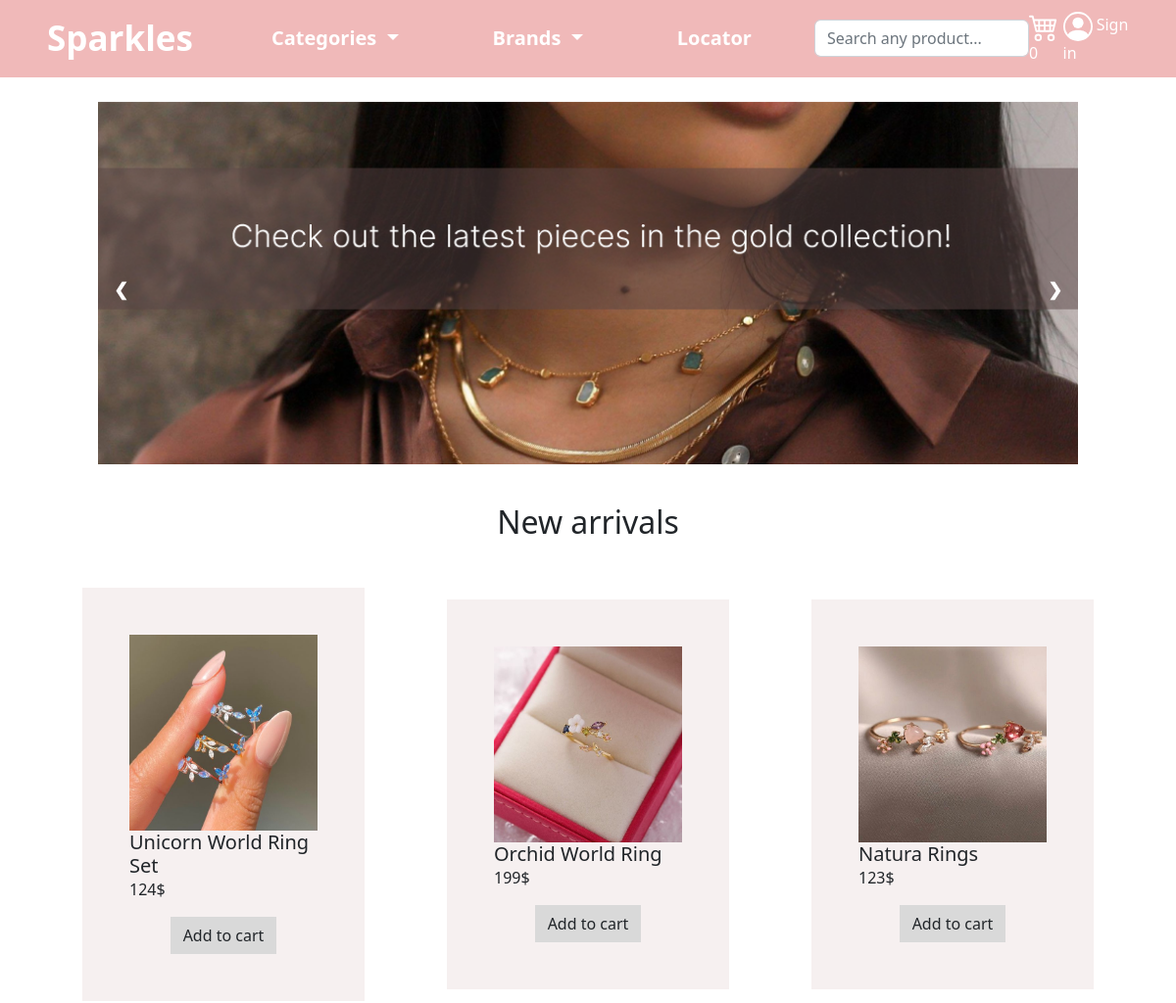
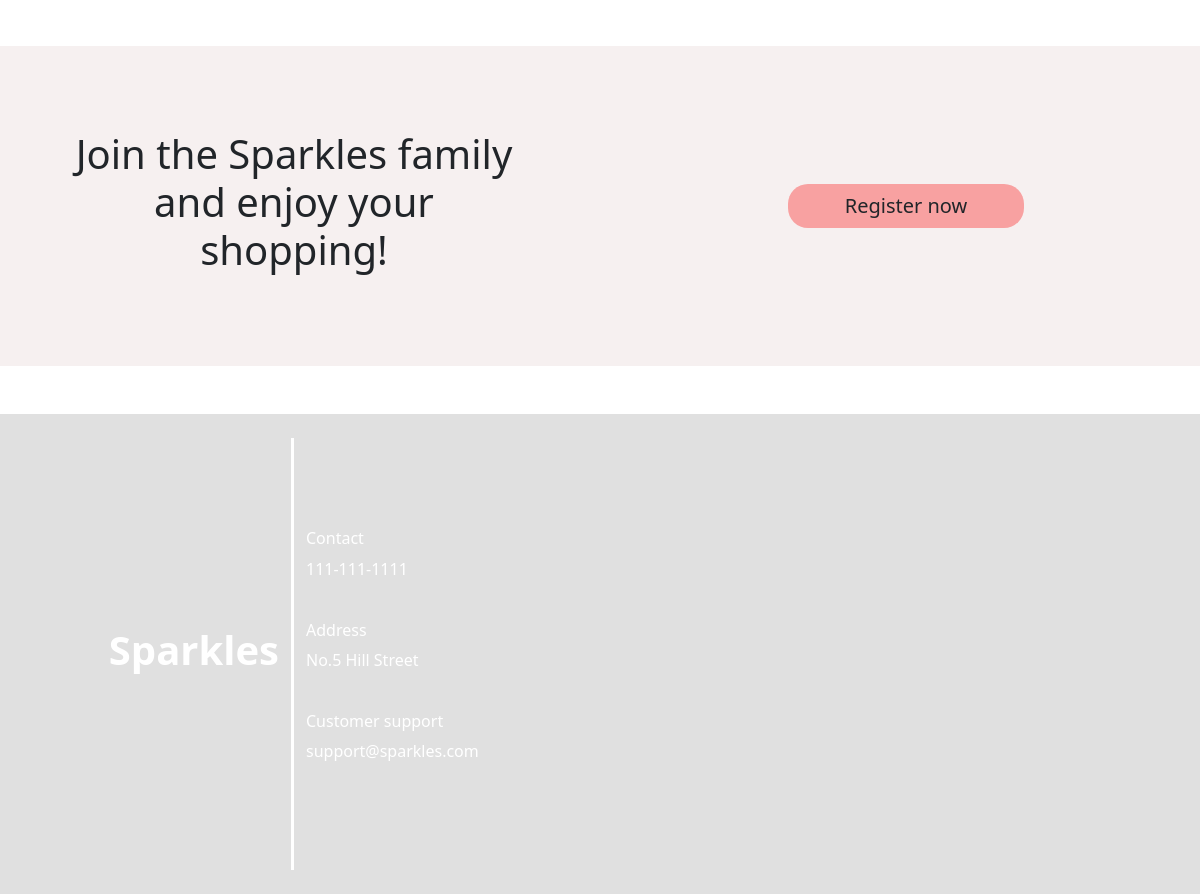
The page / on the database its author committed (2 pictures, top to bottom).
### shop/models.py (models this page shows, shortened)
class Product(models.Model):
    name = models.CharField(max_length=255)
    quantity = models.IntegerField()
    price = models.IntegerField()
    image = models.ImageField(upload_to='images', blank=True)
    description = models.TextField(max_length=255)
    category = models.ForeignKey(Category, on_delete=models.CASCADE)
    brand = models.ForeignKey(Brand, on_delete=models.CASCADE, blank=True, null=True)
    visits = models.IntegerField(default=0)

### shop/views.py (the view)
# urls.py: path('', homepage, name="homepage"),
def homepage(request):
    context = dict()
    context['brands'] = Brand.objects.all()
    context['categories']= Category.objects.all()
    latest_products = Product.objects.all()
    context['latest_products'] =latest_products[len(latest_products)-3:]
    if not isinstance(request.user,AnonymousUser):
        context['shopping_cart_items'] = len(ShoppingCart.objects.filter(user__id=request.user.id).all())
    else:
        index = 0
        while(True):
            cookie = request.COOKIES.get('sc'+ str(index), -1)
            if cookie == -1:
                break
            index+=1
        context['shopping_cart_items'] = index
    return render(request, "user/homepage.html", context=context)

### shop/templates/user/homepage.html (shortened to what this page needs)
{% extends "user/user_base.html" %}
{% load static %}
{% block content %}
<div class="my-4">
  <div class=" w-100">
    <div class="slideshow-container">
        <div class="mySlides fade" style="display: block; opacity: 1;">
          <img src="{% static 'images/img1.png' %}" style="width:100%">
        </div>
        <a class="prev" onclick="plusSlides(-1)">&#10094;</a>
        <a class="next" onclick="plusSlides(1)">&#10095;</a>
      </div>
      <br>
  </div>
  <div>
    <h2 class="text-center my-3">New arrivals</h1>
  </div>
  <div class="d-flex flex-row justify-content-evenly align-items-center my-5">
    {% for product in latest_products %}
  <div class="card_custom  p-5" style="width: 18rem;">
    <a href="/product?id={{product.id}}">
      <img src="{{product.image.url}}" class="card-img-top" alt="..." style="height:200px">
      </a>
      <div class="card-body">
        <h5 class="card-title">{{product.name}}</h5>
        <p class="card-text">{{product.price}}$</p>
      {% if product.quantity != 0 %}
      <div class="d-flex justify-content-center">
        <a href="#" onclick="addToCart(1,'{{product.id}}')" class="btn add_cart_btn add_cart_btn_hp">Add to cart</a>
    </div>
        {% endif %}
    </div>
    </div>
  {% endfor %}
  </div>
</div>
{% if  not user.is_authenticated %}
<div class="register_banner my-5" style="height: 20rem;">
  <div class="row h-100">
    <div class="col d-flex align-items-center justify-content-center">
      <h1 class="text-center w-75">Join the Sparkles family and enjoy your shopping!</h1>
    </div>
    <div class="col d-flex flex-row justify-content-center align-items-center">
      <a class="btn banner_register_now" href="/register">Register now</a>
    </div>
  </div>
</div>
{% endif %}
{% endblock %}

### static/style.css (style rules this page uses)
body { width: 100%; height: 100%; }
html { width: 100%; height: 100%; }
a { text-decoration: none; color: inherit; }

### static/style_homepage.css (style rules this page uses)
.slideshow-container { max-width: 1000px; position: relative; margin: auto; }
.prev, .next { cursor: pointer; position: absolute; top: 50%; width: auto; margin-top: -22px; padding: 16px; color: white; font-weight: bold; font-size: 18px; transition: 0.6s ease; border-radius: 0 3px 3px 0; user-select: none; }
.next { right: 0; border-radius: 3px 0 0 3px; }
.fade { animation-name: fade; animation-duration: 1.5s; }
.card_custom { border-radius: 0; background-color: rgb(246,240,240); }
.add_cart_btn_hp { border-radius: 0; background-color: rgb(217, 217, 217); }
.register_banner { background-color: rgb(246,240,240); }
.banner_register_now { background-color: rgb(248, 161, 161); border-radius: 20px; width:40%; font-size: 20px; }

### rows shown on the page
Product: image (picture), name "Unicorn World Ring Set", price "124"
Product: image (picture), name "Orchid World Ring", price "199"
Product: image (picture), name "Natura Rings", price "123"

### other values the page prints
{{ shopping_cart_items }} "0"
